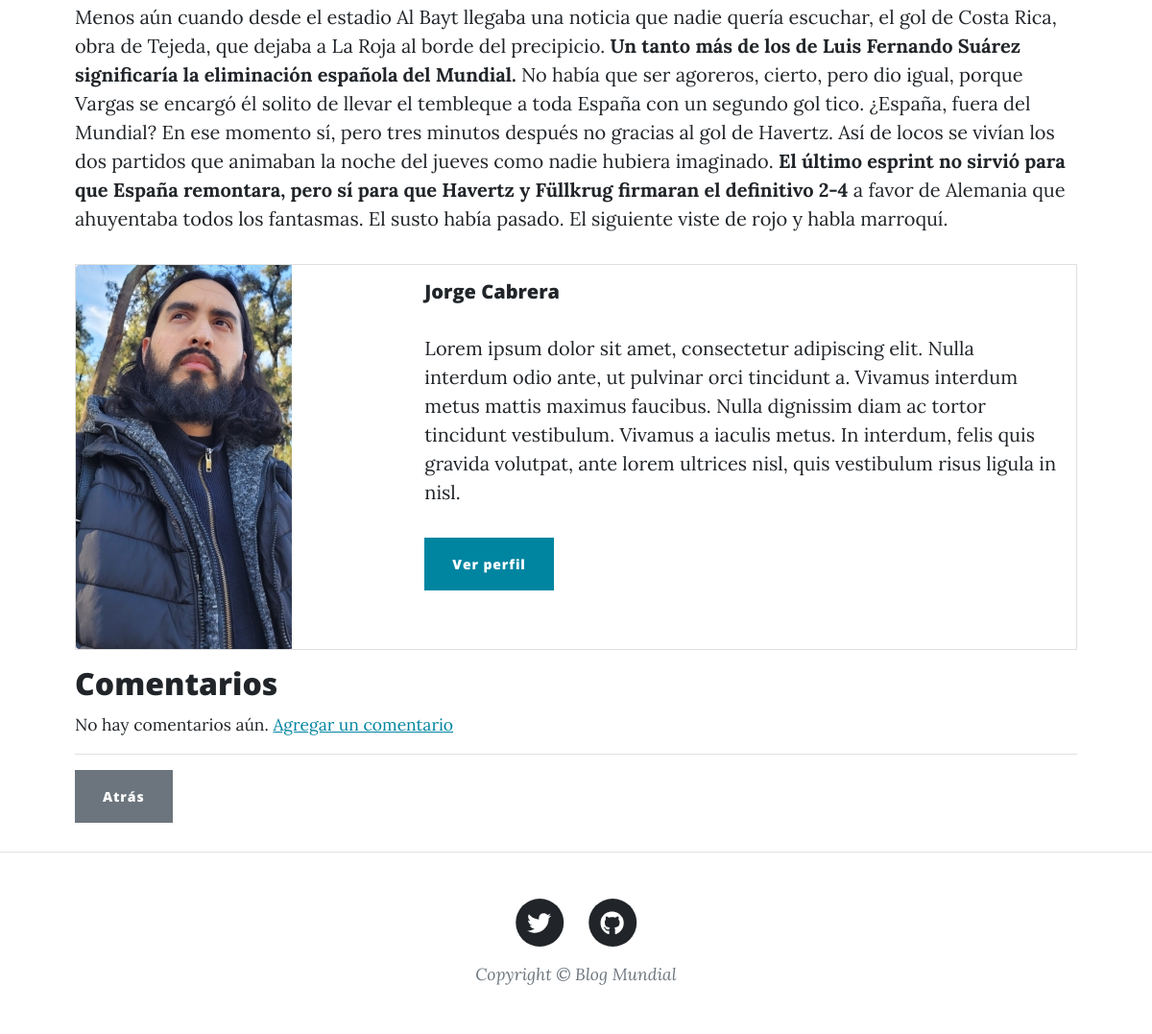
Page /post_details/38 (lower part) on the earlier database version.
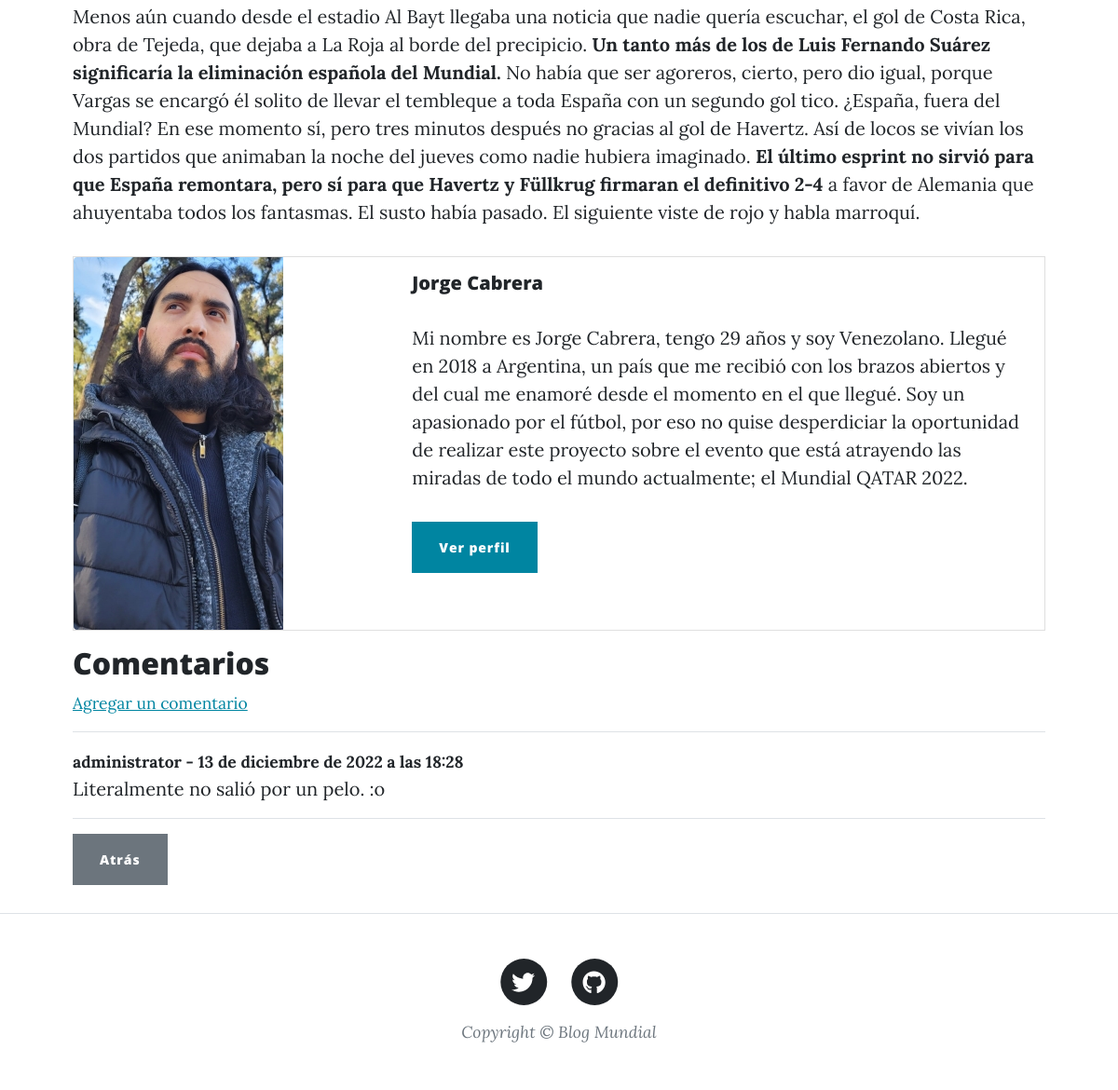
Same page on the later database version.
### Blog/models.py (models this page shows, shortened)
class Post(models.Model):
    titulo = models.CharField(max_length=255)
    subtitulo = models.CharField(max_length=255)
    autor = models.ForeignKey(User, on_delete=models.CASCADE)
    header = models.ImageField(null=True, blank=True, upload_to='images/')
    cuerpo = RichTextField(null=True, blank=True)
    fecha = models.DateTimeField(default=datetime.now())
    likes = models.ManyToManyField(User, related_name='blog_posts', blank=True)
    def total_likes(self):
        return self.likes.count()

class Comentario(models.Model):
    post = models.ForeignKey(Post, related_name='comentarios', on_delete=models.CASCADE)
    nombre = models.CharField(max_length=255)
    cuerpo = models.TextField()
    fecha = models.DateTimeField(default=datetime.now())

### Members/models.py (models this page shows, shortened)
class Profile(models.Model):
    user = models.OneToOneField(User, null=True, blank=True, on_delete=models.CASCADE)
    bio = models.TextField(null=True, blank=True)
    profile_pic = models.ImageField(null=True, blank=True, upload_to='images/profile/')

### Blog/views.py (the view)
# urls.py: path('post_details/<int:pk>', PostDetailView.as_view(), name='post_details'),
class PostDetailView(DetailView):
    model = Post
    template_name = 'post_details.html'
    def get_context_data(self, *args, **kwargs):
        context = super(PostDetailView, self).get_context_data(*args, **kwargs)
        like_info = get_object_or_404(Post, id=self.kwargs['pk'])
        total_likes = like_info.total_likes()
        liked = False
        if like_info.likes.filter(id=self.request.user.id).exists():
            liked = True
        context['total_likes'] = total_likes
        context['liked'] = liked
        return context

### Blog/templates/post_details.html (shortened to what this page needs)
{% extends 'post.html' %}
{% load static %}
{% block post %}
<div class="container px-4 px-lg-5">
    <br>
    {{post.cuerpo|safe}}
    <div class="card mb-3">
        <div class="row g-0">
            <div class="col-md-4">
                {% if post.autor.profile.profile_pic %}
                    <img src="{{post.autor.profile.profile_pic.url}}" class="img-fluid rounded-start">
                {% else %}
                    <img src="{% static 'Blog/assets/img/default_profile_picture.jpg' %}" class="img-fluid rounded-start">
                {% endif %}
            </div>
            <div class="col-md-8">
                <div class="card-body">
                    <h5 class="card-title">
                        {{post.autor.first_name}} {{post.autor.last_name}}
                    </h5>
                    <p class="card-text">
                        {{post.autor.profile.bio}}
                    </p>
                    <a href="{% url 'profile' post.autor.profile.id %}" class="btn btn-primary">Ver perfil</a>
                </div>
            </div>
        </div>
    </div>
    <h2>
        Comentarios
    </h2>
    {% if not post.comentarios.all %}
        <small>
        No hay comentarios aún. <a href="{% url 'add_comment' post.pk %}" class="link-primary"><u>Agregar un comentario</u></a>
        </small>
        <br>
    {% else %}
        <small>
        <a href="{% url 'add_comment' post.pk %}" class="link-primary"><u>Agregar un comentario</u></a>
        </small>
        <br>
        {% for comentario in post.comentarios.all %}
            <strong><small><hr>
                {{comentario.nombre}} - {{comentario.fecha}}
            </strong></small>
            <br>
            {{comentario.cuerpo}}
            <br>
        {% endfor %}
    {% endif %}
    <hr>
    <a href="{% url 'home' %}" class="btn btn-secondary">Atrás</a>
    <br><br>
</div>
{% endblock post %}

Differences in the rows shown:
changed through a linked row, Post "Jorge": autor.profile.bio "Lorem ipsum dolor sit amet, consectetur adipiscing elit. Nulla interdum odio ante, ut pulvinar orci tincidunt a. Vivamus interdum metus mattis maximus faucibus. Nulla dignissim diam ac tortor tincidunt vestibulum. Vivamus a iaculis metus. In interdum, felis quis gravida volutpat, ante lorem ultrices nisl, quis vestibulum risus ligula in nisl." → "Mi nombre es Jorge Cabrera, tengo 29 años y soy Venezolano. Llegué en 2018 a Argentina, un país que me recibió con los brazos abiertos y del cual me enamoré desde el momento en el que llegué. Soy un apasionado por el fútbol, por eso no quise desperdiciar la oportunidad de realizar este proyecto sobre el evento que está atrayendo las miradas de todo el mundo actualmente; el Mundial QATAR 2022."
added Comentario: nombre "administrator", fecha "13 de diciembre de 2022 a las 18:28", cuerpo "Literalmente no salió por un pelo. :o"
Other differences:
text no longer shown: "No hay comentarios aún."
